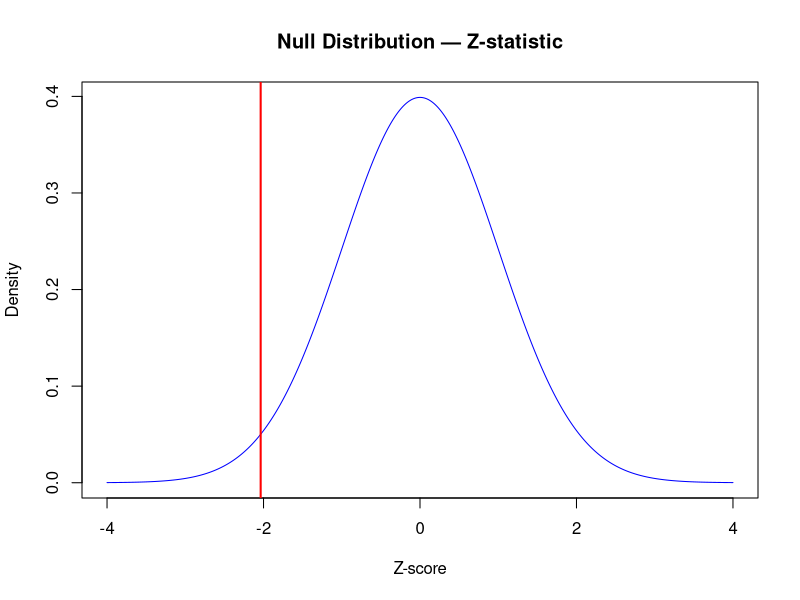
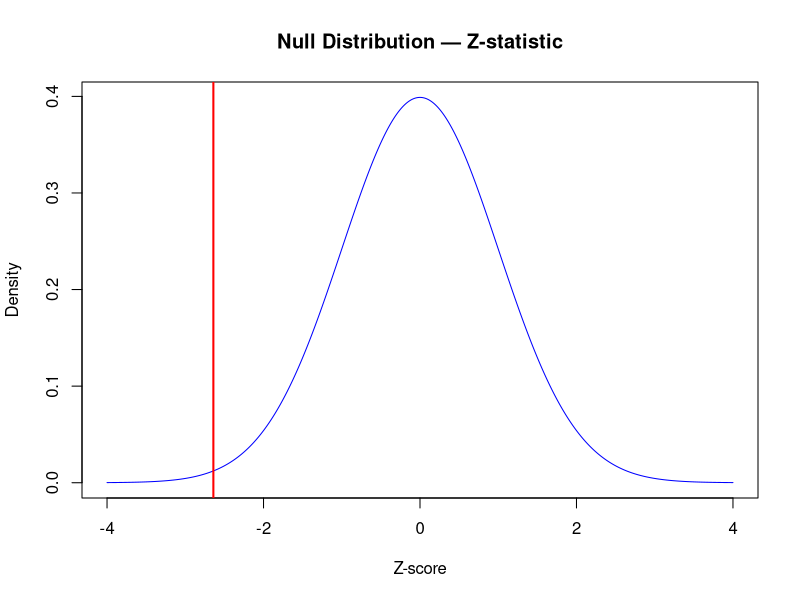
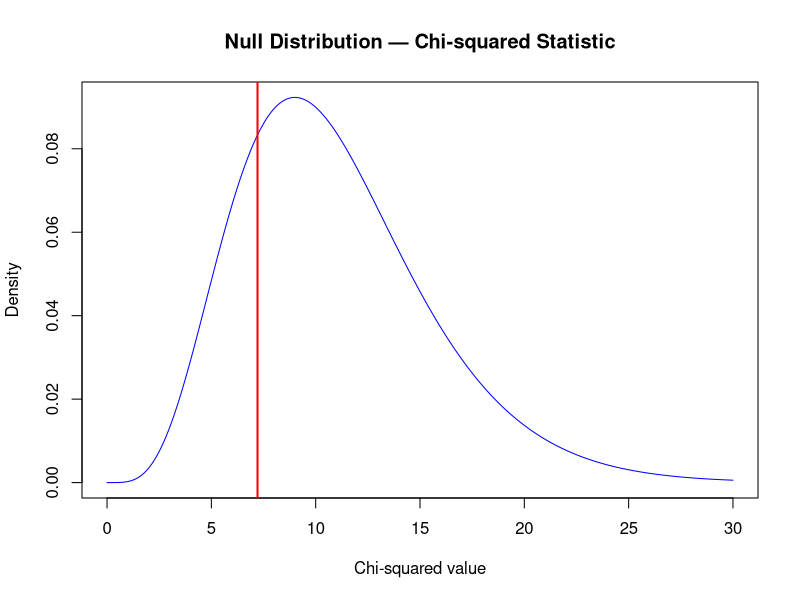
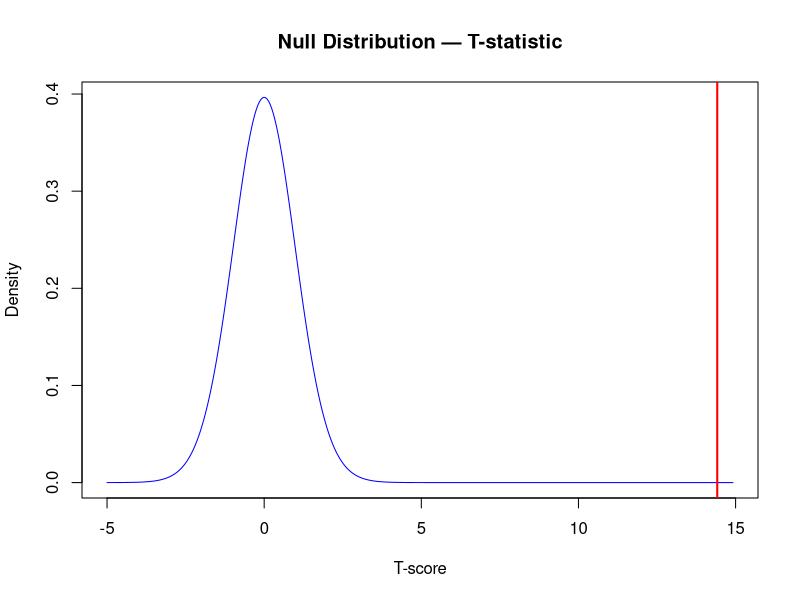
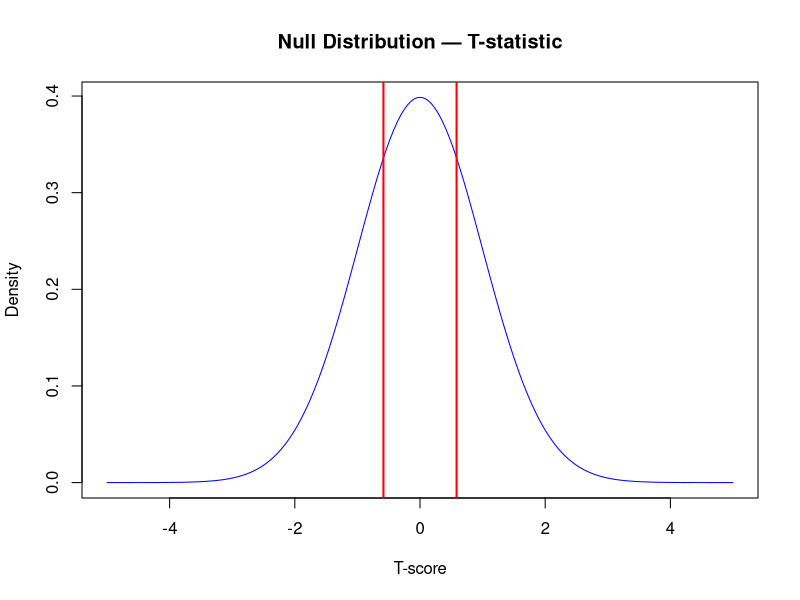
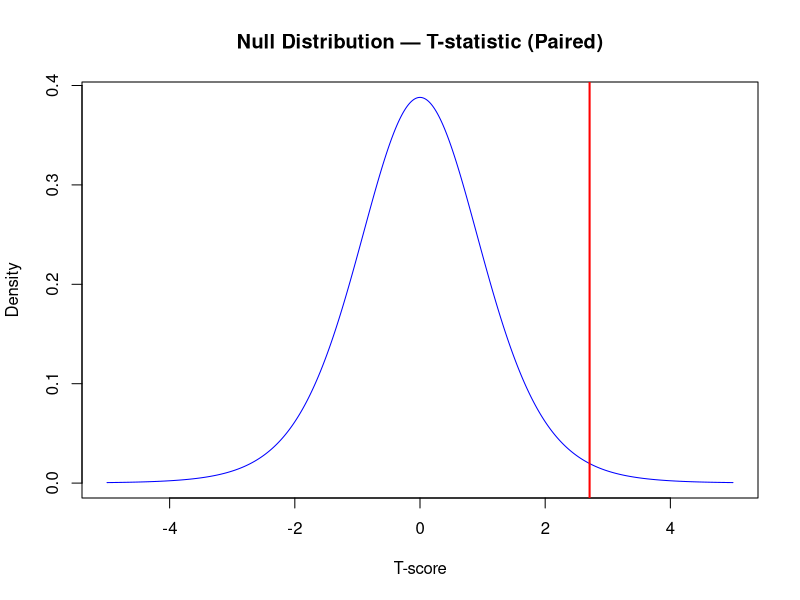
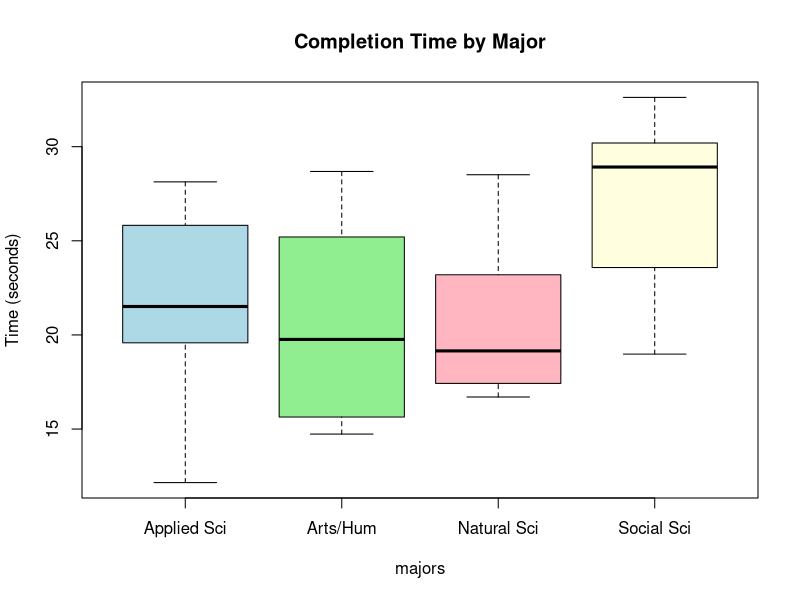
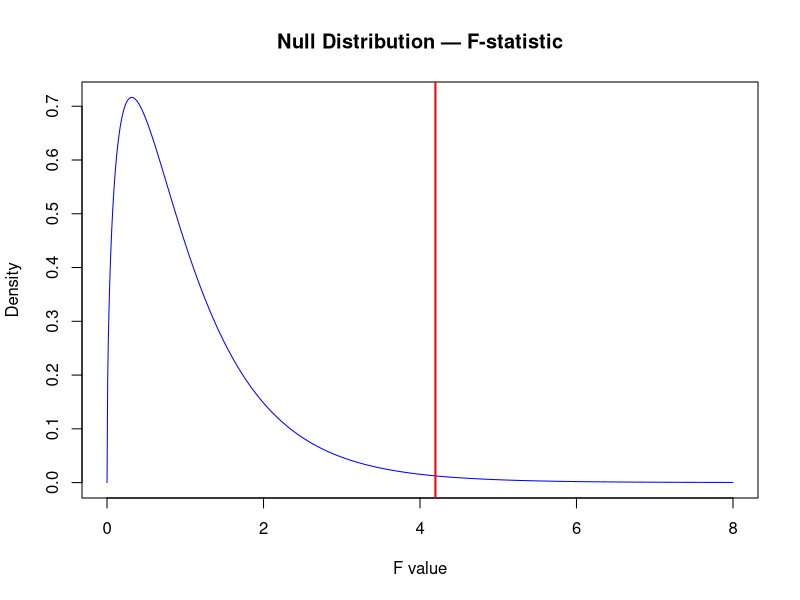

These figures' R source, in order:
## ---- chunk 1
knitr::opts_chunk$set(echo = TRUE, message = FALSE, warning = FALSE,
                      fig.width = 6, fig.height = 3.5)
## ---- chunk 2
# Step 2: Calculate the z-statistic
pi_0  <- 0.50
n     <- 128
p_hat <- 0.41

# Check conditions
n * pi_0        # must be >= 10
n * (1 - pi_0)  # must be >= 10

SE     <- sqrt(pi_0 * (1 - pi_0) / n)
z_stat <- (p_hat - pi_0) / SE
z_stat

# Step 3: Visualize the null distribution
x    <- seq(-4, 4, length.out = 1000)
dens <- dnorm(x, mean = 0, sd = 1)

plot(x, dens, type = "l", col = "blue",
     main = "Null Distribution — Z-statistic",
     xlab = "Z-score", ylab = "Density")
abline(v = z_stat, col = "red", lwd = 2)

# Step 4: p-value (lower tail, H_A: pi < pi_0)
p_value <- pnorm(z_stat, mean = 0, sd = 1, lower.tail = TRUE)
p_value
## ---- chunk 3
# Step 2: Calculate the z-statistic
n1 <- 245;  x1 <- 32   # vaccinated
n2 <- 255;  x2 <- 56   # placebo

p_hat1 <- x1 / n1
p_hat2 <- x2 / n2

# Check conditions (successes and failures >= 10 in each group)
c(x1, n1 - x1, x2, n2 - x2)

# Unpooled standard error
SE <- sqrt((p_hat1 * (1 - p_hat1) / n1) + (p_hat2 * (1 - p_hat2) / n2))

z_stat <- (p_hat1 - p_hat2) / SE
z_stat

# Step 3: Visualize the null distribution
x    <- seq(-4, 4, length.out = 1000)
dens <- dnorm(x, mean = 0, sd = 1)

plot(x, dens, type = "l", col = "blue",
     main = "Null Distribution — Z-statistic",
     xlab = "Z-score", ylab = "Density")
abline(v = z_stat, col = "red", lwd = 2)

# Step 4: p-value (lower tail, H_A: pi_1 < pi_2)
p_value <- pnorm(z_stat, mean = 0, sd = 1, lower.tail = TRUE)
p_value
## ---- chunk 4
# Step 2: Calculate the chi-squared statistic
observed_counts <- c(14, 11, 21, 17, 15, 13, 19, 16, 18, 22, 14, 18)
names(observed_counts) <- month.abb

expected_counts <- rep(sum(observed_counts) / 12, 12)

# Check conditions: expected counts >= 5
expected_counts[1]   # all equal ~16.5 ✓

chi_sq_stat <- sum((observed_counts - expected_counts)^2 / expected_counts)
chi_sq_stat

# Step 3: Visualize the null distribution
df   <- length(observed_counts) - 1   # k - 1 = 11

x    <- seq(0, 30, length.out = 1000)
dens <- dchisq(x, df = df)

plot(x, dens, type = "l", col = "blue",
     main = "Null Distribution — Chi-squared Statistic",
     xlab = "Chi-squared value", ylab = "Density")
abline(v = chi_sq_stat, col = "red", lwd = 2)

# Step 4: p-value (always upper tail for chi-squared)
p_value <- pchisq(chi_sq_stat, df = df, lower.tail = FALSE)
p_value
## ---- chunk 5
# Step 2: Calculate the t-statistic
n     <- 42
x_bar <- 1261.6
s     <- 117.6
mu_0  <- 1000

SE     <- s / sqrt(n)
t_stat <- (x_bar - mu_0) / SE
t_stat

# Step 3: Visualize the null distribution
df   <- n - 1

x    <- seq(-5, max(t_stat + 0.5, 5), length.out = 1000)
dens <- dt(x, df = df)

plot(x, dens, type = "l", col = "blue",
     main = "Null Distribution — T-statistic",
     xlab = "T-score", ylab = "Density")
abline(v = t_stat, col = "red", lwd = 2)

# Step 4: p-value (upper tail, H_A: mu > mu_0)
p_value <- pt(t_stat, df = df, lower.tail = FALSE)
p_value
## ---- chunk 6
# Step 2: Calculate the t-statistic
n1 <- 2027;  x_bar1 <- 13.10;  s1 <- 7.90   # right-handed
n2 <- 268;   x_bar2 <- 13.40;  s2 <- 7.90   # left-handed

SE_diff <- sqrt((s1^2 / n1) + (s2^2 / n2))
t_stat  <- (x_bar1 - x_bar2) / SE_diff
t_stat

# Step 3: Visualize the null distribution
df   <- min(n1 - 1, n2 - 1)

x    <- seq(-5, 5, length.out = 1000)
dens <- dt(x, df = df)

plot(x, dens, type = "l", col = "blue",
     main = "Null Distribution — T-statistic",
     xlab = "T-score", ylab = "Density")
abline(v =  t_stat, col = "red", lwd = 2)
abline(v = -t_stat, col = "red", lwd = 2)   # two-sided: mark both tails

# Step 4: p-value (two-sided)
p_value <- 2 * pt(-abs(t_stat), df = df)
p_value
## ---- chunk 7
# Step 2: Calculate the t-statistic on the differences
exam1 <- c(72, 95, 56, 87, 80, 98, 74, 85, 77, 62)
exam2 <- c(78, 96, 72, 89, 80, 95, 86, 87, 82, 72)

d      <- exam2 - exam1
n      <- length(d)
SE_d   <- sd(d) / sqrt(n)
t_stat <- mean(d) / SE_d
t_stat

# Step 3: Visualize the null distribution
df   <- n - 1

x    <- seq(-5, 5, length.out = 1000)
dens <- dt(x, df = df)

plot(x, dens, type = "l", col = "blue",
     main = "Null Distribution — T-statistic (Paired)",
     xlab = "T-score", ylab = "Density")
abline(v = t_stat, col = "red", lwd = 2)

# Step 4: p-value (upper tail, H_A: mu_d > 0)
p_value <- pt(t_stat, df = df, lower.tail = FALSE)
p_value
## ---- chunk 8
# Step 2: Load data and calculate the F-statistic
set.seed(4455)
completion_times <- c(rnorm(10, mean = 22, sd = 5),
                      rnorm(10, mean = 20, sd = 5),
                      rnorm(10, mean = 26, sd = 5),
                      rnorm(10, mean = 21, sd = 5))
majors <- factor(rep(c("Applied Sci", "Natural Sci", "Social Sci", "Arts/Hum"),
                     each = 10))

# Visualize the data
boxplot(completion_times ~ majors,
        main  = "Completion Time by Major",
        ylab  = "Time (seconds)",
        col   = c("lightblue", "lightgreen", "lightpink", "lightyellow"))

# Fit the model and extract the F-statistic
fit     <- aov(completion_times ~ majors)
fit_sum <- summary(fit)
fit_sum

f_stat <- fit_sum[[1]]$`F value`[1]
df1    <- fit_sum[[1]]$Df[1]
df2    <- fit_sum[[1]]$Df[2]

# Step 3: Visualize the null distribution
x    <- seq(0, 8, length.out = 1000)
dens <- df(x, df1 = df1, df2 = df2)

plot(x, dens, type = "l", col = "blue",
     main = "Null Distribution — F-statistic",
     xlab = "F value", ylab = "Density")
abline(v = f_stat, col = "red", lwd = 2)

# Step 4: p-value (always upper tail for F)
p_value <- pf(f_stat, df1 = df1, df2 = df2, lower.tail = FALSE)
p_value
## ---- chunk 9
dec <- ifelse(p_value < 0.05,
              "reject H\u2080 — at least one group mean differs",
              "fail to reject H\u2080 — no evidence of a difference between group means")
## ---- chunk 10
TukeyHSD(fit)
## ---- chunk 11
# Data simulated to match the class 25 states_smoking dataset
set.seed(2947)
cigs_per_capita <- runif(44, min = 10, max = 45)
cancer_rate     <- 2 + 0.005 * cigs_per_capita * 1000 + rnorm(44, sd = 5)

# Visualize the data
plot(cigs_per_capita, cancer_rate,
     xlab = "Cigarettes per Capita (hundreds)",
     ylab = "Lung Cancer Rate per 100,000",
     main = "Lung Cancer Rate vs. Cigarette Consumption")

# Step 2: Calculate the t-statistic
n <- length(cigs_per_capita)
r <- cor(cigs_per_capita, cancer_rate)
r

t_stat <- r * sqrt(n - 2) / sqrt(1 - r^2)
t_stat

# Step 3: Visualize the null distribution
df   <- n - 2

x    <- seq(-5, 5, length.out = 1000)
dens <- dt(x, df = df)

plot(x, dens, type = "l", col = "blue",
     main = "Null Distribution — T-statistic",
     xlab = "T-score", ylab = "Density")
abline(v = t_stat, col = "red", lwd = 2)

# Step 4: p-value (upper tail, H_A: rho > 0)
p_value <- pt(t_stat, df = df, lower.tail = FALSE)
p_value
## ---- chunk 12
# Fit the linear model (using same data from correlation section above)
lung_lm <- lm(cancer_rate ~ cigs_per_capita)

# Step 2: summary() reports the t-statistic and two-sided p-value for each coefficient
summary(lung_lm)
## ---- chunk 13
# Step 3: Visualize the null distribution and the observed t-statistic
# (The t-stat and df for the slope are extracted from the model summary)
fit_sum <- summary(lung_lm)
t_stat  <- fit_sum$coefficients["cigs_per_capita", "t value"]
df      <- lung_lm$df.residual   # n - 2

x    <- seq(-5, 5, length.out = 1000)
dens <- dt(x, df = df)

plot(x, dens, type = "l", col = "blue",
     main = "Null Distribution — T-statistic for Slope",
     xlab = "T-score", ylab = "Density")
abline(v = t_stat, col = "red", lwd = 2)

# Step 4: p-value (upper tail; summary() reports two-sided, so divide by 2)
p_two_sided <- fit_sum$coefficients["cigs_per_capita", "Pr(>|t|)"]
p_value     <- p_two_sided / 2   # one-sided upper-tail p-value
p_value
## ---- chunk 14
confint(lung_lm, level = 0.90)   # 90% CI, as used in class 25
